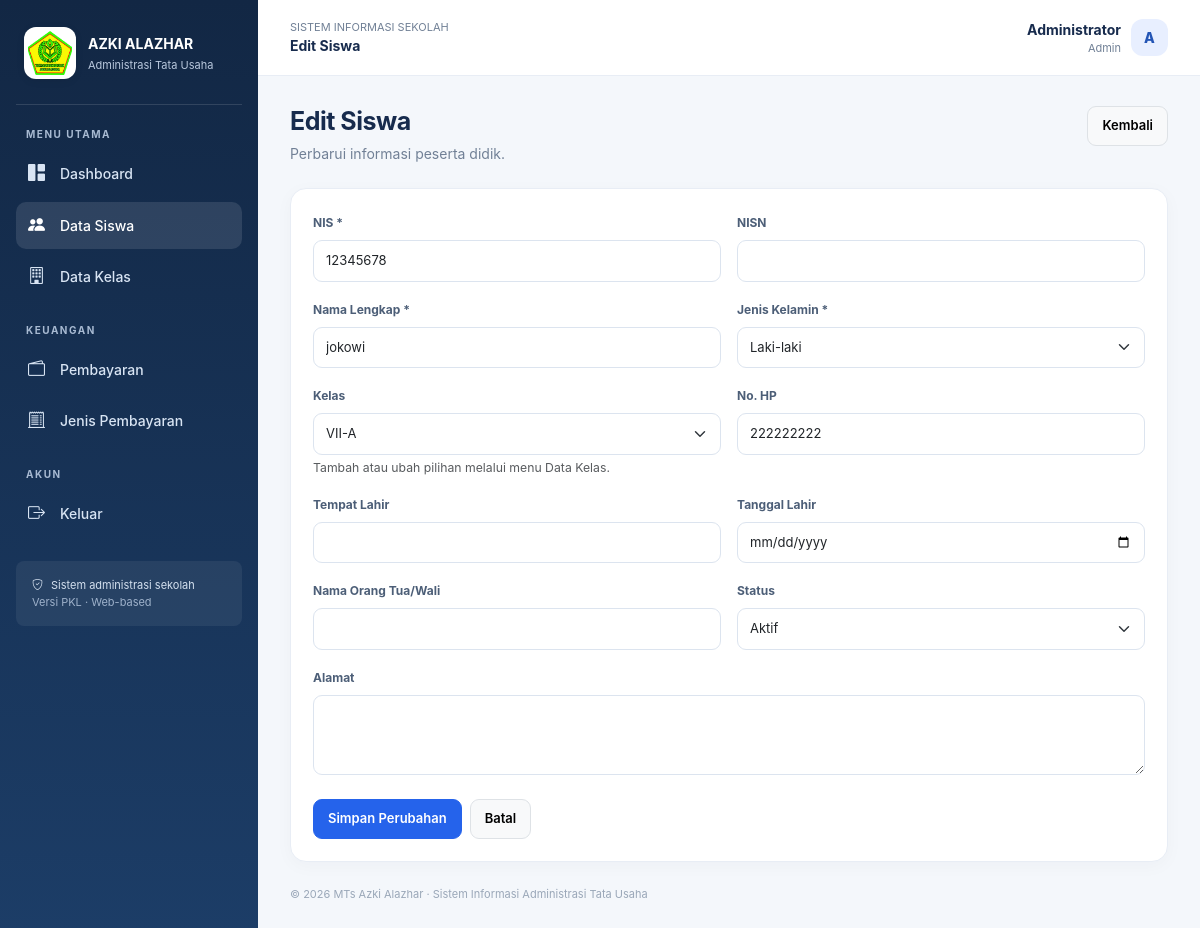
The page /siswa/edit.php?id=1 (signed in) on the database its author committed.
### tables this page shows
CREATE TABLE `siswa` (
  `id_siswa` int(11) NOT NULL,
  `nis` varchar(20) NOT NULL,
  `nisn` varchar(20) DEFAULT NULL,
  `nama_siswa` varchar(100) NOT NULL,
  `jenis_kelamin` enum('L','P') NOT NULL,
  `tempat_lahir` varchar(50) DEFAULT NULL,
  `tanggal_lahir` date DEFAULT NULL,
  `alamat` text DEFAULT NULL,
  `kelas` varchar(20) DEFAULT NULL,
  `nama_orang_tua` varchar(100) DEFAULT NULL,
  `no_hp` varchar(20) DEFAULT NULL,
  `status` enum('aktif','tidak_aktif') DEFAULT 'aktif',
  `created_at` timestamp NOT NULL DEFAULT current_timestamp()
);

CREATE TABLE `kelas` (
  `id_kelas` int(10) UNSIGNED NOT NULL,
  `nama_kelas` varchar(50) NOT NULL,
  `tingkat` varchar(10) NOT NULL,
  `wali_kelas` varchar(100) DEFAULT NULL,
  `status` enum('aktif','nonaktif') NOT NULL DEFAULT 'aktif',
  `created_at` timestamp NOT NULL DEFAULT current_timestamp(),
  `updated_at` timestamp NOT NULL DEFAULT current_timestamp() ON UPDATE current_timestamp()
);

### includes/auth.php (called while the page is built, shortened)
<?php
function e($v) { return htmlspecialchars((string)($v ?? ''), ENT_QUOTES, 'UTF-8'); }
?>

### siswa/edit.php (the view)
<?php require_once '../includes/auth.php';require_once '../config/koneksi.php';$daftarKelas=$conn->query("SELECT nama_kelas FROM kelas WHERE status='aktif' ORDER BY FIELD(tingkat,'VII','VIII','IX'),nama_kelas");$id=(int)($_GET['id']??0);$st=$conn->prepare('SELECT * FROM siswa WHERE id_siswa=?');$st->bind_param('i',$id);$st->execute();$row=$st->get_result()->fetch_assoc();if(!$row){header('Location: index.php');exit;}$error='';if($_SERVER['REQUEST_METHOD']==='POST'){$nis=trim($_POST['nis']);$nisn=trim($_POST['nisn']);$nama=trim($_POST['nama_siswa']);$jk=$_POST['jenis_kelamin'];$tempat=trim($_POST['tempat_lahir']);$tgl=$_POST['tanggal_lahir']?:null;$alamat=trim($_POST['alamat']);$kelas=trim($_POST['kelas']);$ortu=trim($_POST['nama_orang_tua']);$hp=trim($_POST['no_hp']);$status=$_POST['status'];try{$st=$conn->prepare('UPDATE siswa SET nis=?,nisn=?,nama_siswa=?,jenis_kelamin=?,tempat_lahir=?,tanggal_lahir=?,alamat=?,kelas=?,nama_orang_tua=?,no_hp=?,status=? WHERE id_siswa=?');$st->bind_param('sssssssssssi',$nis,$nisn,$nama,$jk,$tempat,$tgl,$alamat,$kelas,$ortu,$hp,$status,$id);$st->execute();header('Location: index.php?success=edit');exit;}catch(mysqli_sql_exception $ex){$error=$ex->getCode()==1062?'NIS sudah digunakan siswa lain.':'Data gagal diperbarui.';}$row=array_merge($row,$_POST);}$page_title='Edit Siswa';$active='siswa';$prefix='../';include '../includes/header.php';?>
<div class="page-heading"><div><h1>Edit Siswa</h1><p>Perbarui informasi peserta didik.</p></div><a href="index.php" class="btn btn-light border">Kembali</a></div><div class="panel"><div class="panel-body"><?php if($error):?><div class="alert alert-danger"><?= e($error) ?></div><?php endif;?><form method="post"><div class="row g-3"><div class="col-md-6"><label class="form-label">NIS *</label><input name="nis" class="form-control" required maxlength="20" value="<?= e($row['nis']??'') ?>"></div><div class="col-md-6"><label class="form-label">NISN</label><input name="nisn" class="form-control" maxlength="20" value="<?= e($row['nisn']??'') ?>"></div><div class="col-md-6"><label class="form-label">Nama Lengkap *</label><input name="nama_siswa" class="form-control" required value="<?= e($row['nama_siswa']??'') ?>"></div><div class="col-md-6"><label class="form-label">Jenis Kelamin *</label><select name="jenis_kelamin" class="form-select" required><option value="">Pilih jenis kelamin</option><option value="L" <?= ($row['jenis_kelamin']??'')==='L'?'selected':'' ?>>Laki-laki</option><option value="P" <?= ($row['jenis_kelamin']??'')==='P'?'selected':'' ?>>Perempuan</option></select></div><div class="col-md-6"><label class="form-label">Kelas</label><select name="kelas" class="form-select"><option value="">Pilih kelas</option><?php $selectedKelas=$row['kelas']??''; $foundKelas=false; while($k=$daftarKelas->fetch_assoc()): if($k['nama_kelas']===$selectedKelas)$foundKelas=true; ?><option value="<?= e($k['nama_kelas']) ?>" <?= $selectedKelas===$k['nama_kelas']?'selected':'' ?>><?= e($k['nama_kelas']) ?></option><?php endwhile; if($selectedKelas!==''&&!$foundKelas):?><option value="<?= e($selectedKelas) ?>" selected><?= e($selectedKelas) ?> (data lama)</option><?php endif;?></select><div class="form-text">Tambah atau ubah pilihan melalui menu Data Kelas.</div></div><div class="col-md-6"><label class="form-label">No. HP</label><input name="no_hp" class="form-control" value="<?= e($row['no_hp']??'') ?>"></div><div class="col-md-6"><label class="form-label">Tempat Lahir</label><input name="tempat_lahir" class="form-control" value="<?= e($row['tempat_lahir']??'') ?>"></div><div class="col-md-6"><label class="form-label">Tanggal Lahir</label><input type="date" name="tanggal_lahir" class="form-control" value="<?= e($row['tanggal_lahir']??'') ?>"></div><div class="col-md-6"><label class="form-label">Nama Orang Tua/Wali</label><input name="nama_orang_tua" class="form-control" value="<?= e($row['nama_orang_tua']??'') ?>"></div><div class="col-md-6"><label class="form-label">Status</label><select name="status" class="form-select"><option value="aktif" <?= ($row['status']??'aktif')==='aktif'?'selected':'' ?>>Aktif</option><option value="tidak_aktif" <?= ($row['status']??'')==='tidak_aktif'?'selected':'' ?>>Tidak Aktif</option></select></div><div class="col-12"><label class="form-label">Alamat</label><textarea name="alamat" class="form-control" rows="3"><?= e($row['alamat']??'') ?></textarea></div></div><div class="d-flex gap-2 mt-4"><button class="btn btn-primary">Simpan Perubahan</button><a class="btn btn-light border" href="index.php">Batal</a></div></form></div></div><?php include '../includes/footer.php';?>

### includes/header.php (style rules this page uses)
:root { --navy:#142b4a;--blue:#2563eb;--bg:#f4f7fb;--muted:#718096 }
* { box-sizing:border-box }
body { background:var(--bg);color:#172b4d;font-family:Inter,system-ui,-apple-system,"Segoe UI",sans-serif;font-size:14px }
.page-heading { display:flex;justify-content:space-between;align-items:flex-start;gap:16px;margin-bottom:24px }
.page-heading h1 { font-size:25px;font-weight:750;letter-spacing:-.5px;margin:0 }
.page-heading p { color:var(--muted);margin:7px 0 0 }
.stat-card,.panel { background:#fff;border:1px solid #e8edf5;border-radius:16px;box-shadow:0 4px 18px #152d4d08 }
.panel { overflow:hidden }
.panel-body { padding:22px }
.form-label { font-weight:650;font-size:12px;color:#4c5e77 }
.form-control,.form-select { border-color:#dce4ef;border-radius:9px;padding:10px 12px;font-size:13px }
.btn { border-radius:9px;font-weight:600;padding:9px 14px;font-size:13px }
.btn-primary { background:var(--blue);border-color:var(--blue) }

### rows shown on the page
siswa: nis "12345678", nama_siswa "jokowi", jenis_kelamin "Laki-laki", kelas "VII-A", no_hp "222222222", status "Aktif"

### other values the page prints
$page_title "Edit Siswa"
$_SESSION['nama'] "Administrator"
str_replace('_',' ', $_SESSION['role'] ?? '') "Admin"
substr($_SESSION['nama'] ?? 'U',0,1) "A"
